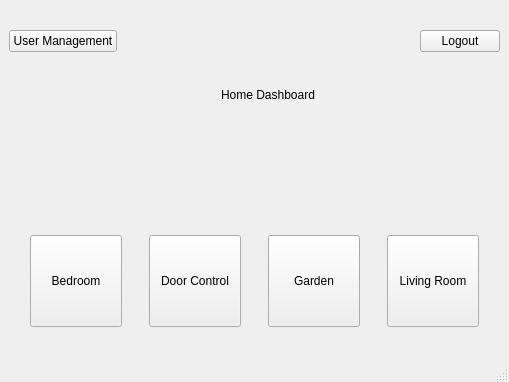
<?xml version="1.0" encoding="UTF-8"?>
<ui version="4.0">
 <class>MainWindow</class>
 <widget class="QMainWindow" name="MainWindow">
  <property name="geometry">
   <rect>
    <x>0</x>
    <y>0</y>
    <width>509</width>
    <height>382</height>
   </rect>
  </property>
  <property name="windowTitle">
   <string>MainWindow</string>
  </property>
  <property name="styleSheet">
   <string notr="true"/>
  </property>
  <property name="iconSize">
   <size>
    <width>30</width>
    <height>30</height>
   </size>
  </property>
  <widget class="QWidget" name="centralwidget">
   <layout class="QGridLayout" name="gridLayout">
    <item row="0" column="0">
     <widget class="QPushButton" name="pushButton_userManagement">
      <property name="text">
       <string>User Management</string>
      </property>
     </widget>
    </item>
    <item row="0" column="1">
     <spacer name="horizontalSpacer">
      <property name="orientation">
       <enum>Qt::Horizontal</enum>
      </property>
      <property name="sizeHint" stdset="0">
       <size>
        <width>296</width>
        <height>20</height>
       </size>
      </property>
     </spacer>
    </item>
    <item row="0" column="2">
     <widget class="QPushButton" name="pushButton_Logout">
      <property name="maximumSize">
       <size>
        <width>80</width>
        <height>30</height>
       </size>
      </property>
      <property name="text">
       <string>Logout</string>
      </property>
     </widget>
    </item>
    <item row="2" column="0" colspan="3">
     <layout class="QVBoxLayout" name="verticalLayout_2">
      <item>
       <layout class="QHBoxLayout" name="horizontalLayout_2">
        <item>
         <widget class="QLabel" name="label_icon_doorcontrol">
          <property name="maximumSize">
           <size>
            <width>92</width>
            <height>92</height>
           </size>
          </property>
          <property name="text">
           <string/>
          </property>
          <property name="pixmap">
           <pixmap resource="resources.qrc">:/images/bedroom.png</pixmap>
          </property>
          <property name="scaledContents">
           <bool>true</bool>
          </property>
         </widget>
        </item>
        <item>
         <widget class="QLabel" name="label_icon_bedroom">
          <property name="maximumSize">
           <size>
            <width>92</width>
            <height>92</height>
           </size>
          </property>
          <property name="text">
           <string/>
          </property>
          <property name="pixmap">
           <pixmap resource="resources.qrc">:/images/door.png</pixmap>
          </property>
          <property name="scaledContents">
           <bool>true</bool>
          </property>
         </widget>
        </item>
        <item>
         <widget class="QLabel" name="label_icon_garden">
          <property name="maximumSize">
           <size>
            <width>92</width>
            <height>92</height>
           </size>
          </property>
          <property name="text">
           <string/>
          </property>
          <property name="pixmap">
           <pixmap resource="resources.qrc">:/images/garden.png</pixmap>
          </property>
          <property name="scaledContents">
           <bool>true</bool>
          </property>
         </widget>
        </item>
        <item>
         <widget class="QLabel" name="label_icon_livingroom">
          <property name="sizePolicy">
           <sizepolicy hsizetype="Maximum" vsizetype="Maximum">
            <horstretch>0</horstretch>
            <verstretch>0</verstretch>
           </sizepolicy>
          </property>
          <property name="maximumSize">
           <size>
            <width>92</width>
            <height>92</height>
           </size>
          </property>
          <property name="autoFillBackground">
           <bool>false</bool>
          </property>
          <property name="text">
           <string/>
          </property>
          <property name="pixmap">
           <pixmap resource="resources.qrc">:/images/livingroom.png</pixmap>
          </property>
          <property name="scaledContents">
           <bool>true</bool>
          </property>
          <property name="alignment">
           <set>Qt::AlignCenter</set>
          </property>
         </widget>
        </item>
       </layout>
      </item>
      <item>
       <layout class="QHBoxLayout" name="horizontalLayout">
        <item>
         <widget class="QPushButton" name="pushButton_bedroom">
          <property name="sizePolicy">
           <sizepolicy hsizetype="Preferred" vsizetype="Preferred">
            <horstretch>0</horstretch>
            <verstretch>0</verstretch>
           </sizepolicy>
          </property>
          <property name="maximumSize">
           <size>
            <width>92</width>
            <height>92</height>
           </size>
          </property>
          <property name="text">
           <string>Bedroom</string>
          </property>
         </widget>
        </item>
        <item>
         <widget class="QPushButton" name="pushButton_doorcontrol">
          <property name="sizePolicy">
           <sizepolicy hsizetype="Preferred" vsizetype="Preferred">
            <horstretch>0</horstretch>
            <verstretch>0</verstretch>
           </sizepolicy>
          </property>
          <property name="maximumSize">
           <size>
            <width>92</width>
            <height>92</height>
           </size>
          </property>
          <property name="text">
           <string>Door Control</string>
          </property>
         </widget>
        </item>
        <item>
         <widget class="QPushButton" name="pushButton_garden">
          <property name="sizePolicy">
           <sizepolicy hsizetype="Preferred" vsizetype="Preferred">
            <horstretch>0</horstretch>
            <verstretch>0</verstretch>
           </sizepolicy>
          </property>
          <property name="maximumSize">
           <size>
            <width>92</width>
            <height>92</height>
           </size>
          </property>
          <property name="text">
           <string>Garden</string>
          </property>
         </widget>
        </item>
        <item>
         <widget class="QPushButton" name="pushButton_livingroom">
          <property name="sizePolicy">
           <sizepolicy hsizetype="Preferred" vsizetype="Preferred">
            <horstretch>0</horstretch>
            <verstretch>0</verstretch>
           </sizepolicy>
          </property>
          <property name="maximumSize">
           <size>
            <width>92</width>
            <height>92</height>
           </size>
          </property>
          <property name="mouseTracking">
           <bool>true</bool>
          </property>
          <property name="tabletTracking">
           <bool>true</bool>
          </property>
          <property name="text">
           <string>Living Room</string>
          </property>
         </widget>
        </item>
       </layout>
      </item>
     </layout>
    </item>
    <item row="1" column="1" alignment="Qt::AlignHCenter">
     <widget class="QLabel" name="label">
      <property name="maximumSize">
       <size>
        <width>400</width>
        <height>31</height>
       </size>
      </property>
      <property name="styleSheet">
       <string notr="true">font: 500 20pt &quot;Ubuntu&quot;;</string>
      </property>
      <property name="text">
       <string>Home Dashboard</string>
      </property>
     </widget>
    </item>
   </layout>
  </widget>
  <widget class="QMenuBar" name="menubar">
   <property name="geometry">
    <rect>
     <x>0</x>
     <y>0</y>
     <width>509</width>
     <height>22</height>
    </rect>
   </property>
  </widget>
  <widget class="QStatusBar" name="statusbar"/>
 </widget>
 <resources>
  <include location="resources.qrc"/>
 </resources>
 <connections/>
</ui>
